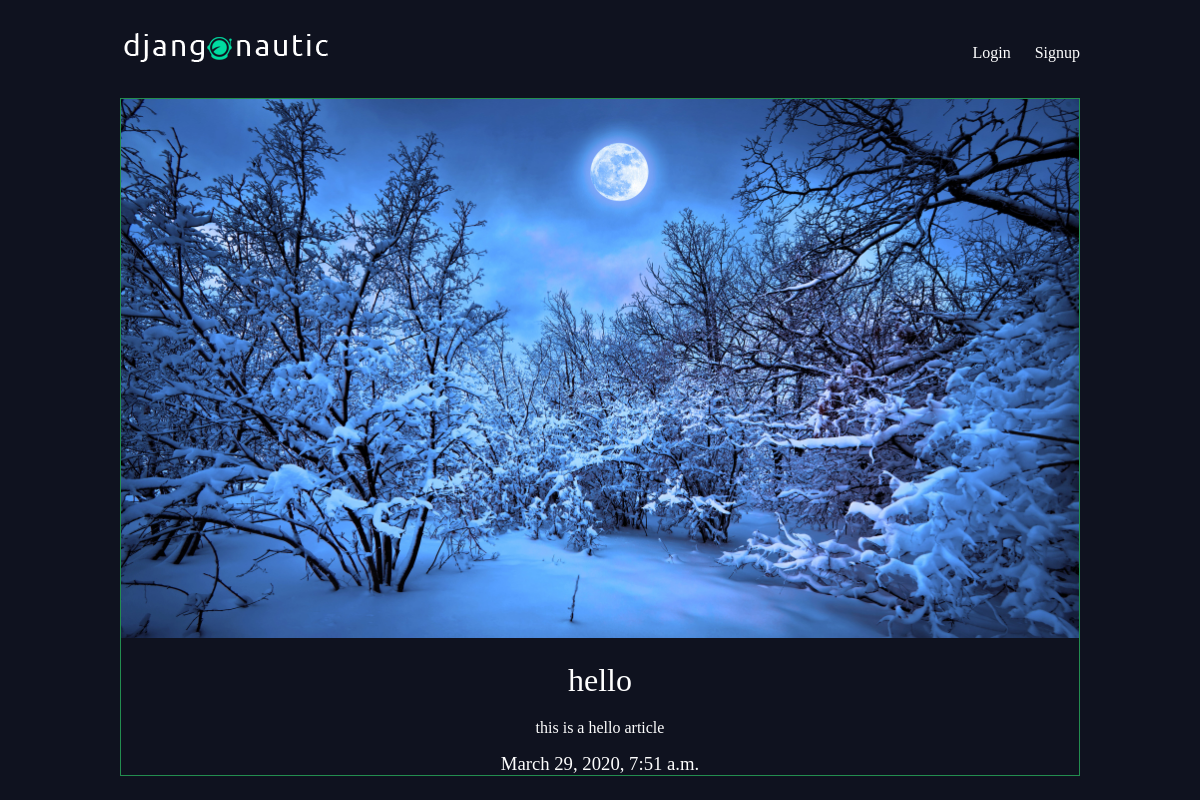
/articles/hello/, run on the app's committed database.
### app/models.py (models this page shows, shortened)
class Article(models.Model):
    title = models.CharField(max_length=255)
    slug = models.SlugField()
    body = models.TextField()
    date = models.DateTimeField(auto_now_add=True)
    thumb = models.ImageField(default='default.jpg', blank=True)
    author = models.ForeignKey(User, default=None, on_delete=models.CASCADE)

### app/views.py (the view)
# urls.py: path('<str:slug>/', views.article_detail, name='article_detail'),
def article_detail(request, slug):
    article = Article.objects.get(slug=slug)
    return render(
        request,
        'articles/article_detail.html',
        {'article': article}
    )

### app/templates/articles/article_detail.html
{% extends 'base_layout.html'%}
{% block content %}
  <div class="article-detail">
    <div class="article">
      <img src="{{ article.thumb.url }}" alt="Thumbnail" />
      <h2>{{ article.title }}</h2>
      <p>{{ article.body }}</p>
      <h3>{{ article.date }}</h3>
    </div>
  </div>
{% endblock %}

### assets/styles.css (style rules this page uses)
body { background-color: #0f121f; background-image: url(stars.jpg); background-repeat: no-repeat; background-size: 100%; color: #fff; }
body * { font-family: calibri; }
h1, h2, h3, h4, h5 { font-weight: normal; margin: 0; }
.article { padding: 10px; border: 1px solid #2eca67ab; position: relative; padding-bottom: 40px; }
.article h2 { font-size: 1.2em; }
.article-detail .article { padding: 0; }
.article-detail .article img { max-width: 100%; }
.article-detail .article h2 { text-align: center; margin: 20px auto; font-size: 2em; }
.article-detail .article p { text-align: center; }
.article-detail .article h3 { text-align: center; }

### data on the page
Article: thumb (picture), title "hello", body "this is a hello article", date "March 29, 2020, 7:51 a.m."
